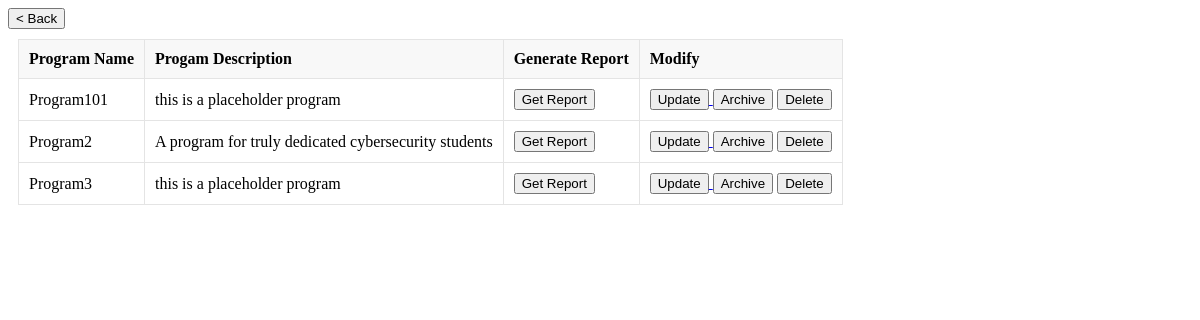
Screenshot of /admin/view_programs (signed in) with the database file from the repository.
### tables this page shows
CREATE TABLE Programs (
                    program_num INTEGER PRIMARY KEY AUTOINCREMENT,
                    name TEXT,
                    description TEXT,
                    archived INTEGER
                    );

### routes/admin.py (the view)
@admin_bp.route('/view_programs', methods=['GET'])
@login_required
def view_all_programs():
    conn = get_db_connection()
    programs = get_all_programs(conn)
    conn.close()
    return render_template("admin_view_programs.html", programs=programs)

### app.py (called while the page is built)
@login_manager.user_loader
def load_user(UIN):
    return User(UIN)

### db.py (called while the page is built)
def get_db_connection():
    conn = sqlite3.connect('database.db')
    conn.row_factory = sqlite3.Row
    return conn

### util/Programs.py (called while the page is built)
def get_all_programs(conn):
  return conn.execute('SELECT * FROM Programs').fetchall()

### templates/admin_view_programs.html (shortened to what this page needs)
<!DOCTYPE html>
<html lang="en">
<head>
  <link rel="stylesheet" href="../static/general.css">
</head>
<body>
  <a href="{{url_for('home')}}">
    <button>< Back</button>
  </a>
  <table>
    <tr>
      <th>Program Name</th>
      <th>Progam Description</th>
      <th>Generate Report</th>
      <th>Modify</th>
    </tr>
    {% for program in programs %}
    <tr>
      <td>{{ program.name }}</td>
      <td>{{ program.description }}</td>
      <td>
        <button>Get Report</button>
      </td>
      <td>
        <a href="/admin/update_program/{{program.program_num}}">
          <button>Update</button>
        </a>
        {% if program.archived %}
          <button onclick="archiveProgram({{program.program_num}}, 0)">Unarchive</button>
        {% else %}
          <button onclick="archiveProgram({{program.program_num}}, 1)">Archive</button>
        {% endif %}
        <button onclick="deleteProgram({{program.program_num}})">Delete</button>
      </td>
    </tr>
    {% endfor %}
  </table>
</body>
</html>

### static/general.css (style rules this page uses)
table { border-collapse: collapse; margin: 10px; }
table, th, td { border: 1px solid #e4e4e4; }
th, td { padding: 10px; text-align: left; }
th { background-color: #f8f8f8; }

### rows the page displays
Programs: name "Program101", description "this is a placeholder program"
Programs: name "Program2", description "A program for truly dedicated cybersecurity students"
Programs: name "Program3", description "this is a placeholder program"
